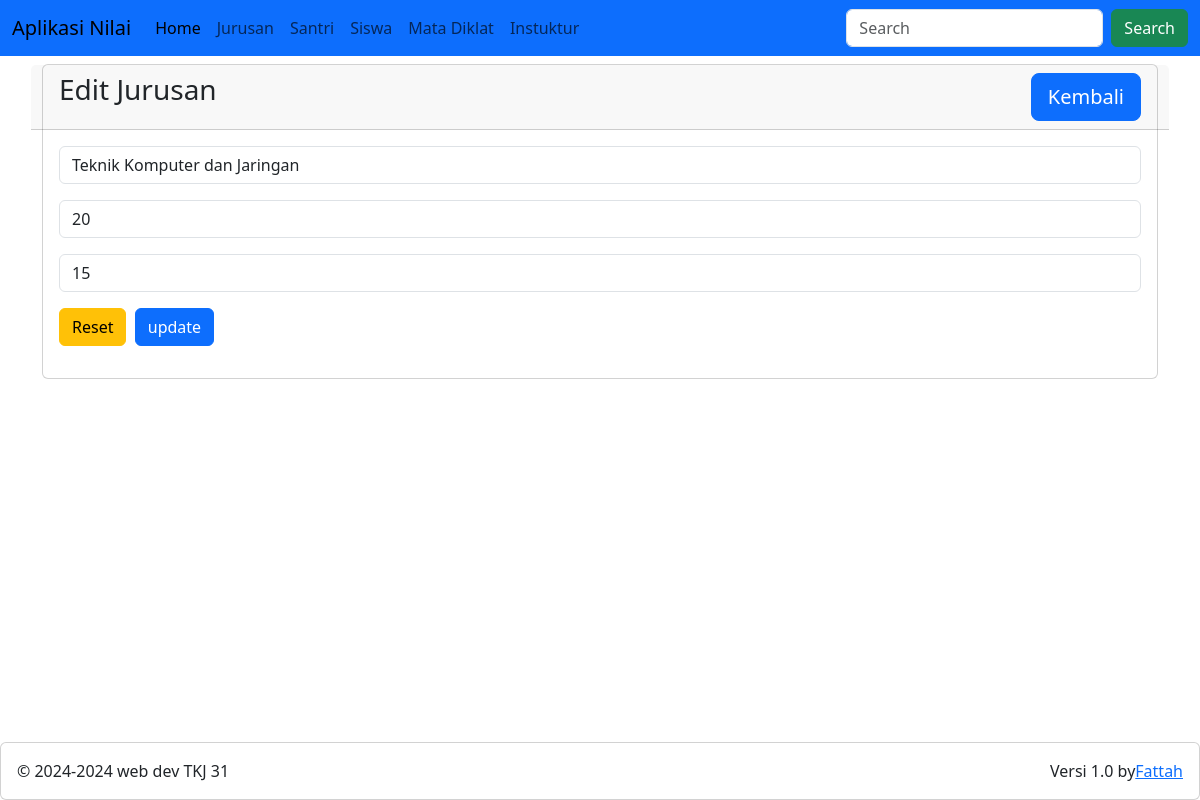
Page /?m=jurusan&s=edit&id=49 on the committed database.
### tables this page shows
CREATE TABLE `majors` (
  `id` int(11) NOT NULL,
  `name` varchar(75) DEFAULT NULL,
  `capacity` int(11) DEFAULT NULL,
  `fill` int(11) DEFAULT NULL
);

### jurusan/edit.php (the view, shortened to what this page needs)
<div class="row">
    <div class="col-12">
        <div class="card">
            <div class="card-header row">
                <div class="card-title h3 col-8"> Edit Jurusan</div>
                <div class="col-4">
                      <a href="?m=jurusan&s=add" class="btn btn-lg btn-primary float-end">Kembali</a>
                </div>
            </div>
            <?php
            include_once ('config.php');
            $id = $_GET ['id'];
            $sql = "SELECT * FROM majors WHERE id='$id'";
            $query = mysqli_query($con, $sql);
            $r = mysqli_fetch_array($query);
            ?>
            <div class="card-body">
                <form action="?m=jurusan&s=update" method="post">
                    <div class="mb-3">
                        <input type="text" name="name" value="<?=$r['name']?>" class="form-control" placeholder="Nama Jurusan" required autofocus>
                    </div>
                    <div class="mb-3">
                        <input type="number" name="capacity"  value="<?=$r['capacity']?>" class="form-control" placeholder="Kapasitas" required autofocus>
                    </div>
                    <div class="mb-3">
                        <input type="number" name="fill"  value="<?=$r['fill']?>" class="form-control" placeholder="Terisi" required autofocus>
                    </div>
                    <div class="mb-3">
                        <input type="reset" class="btn btn-warning">&nbsp;
                        <input type="submit" name="update" value="update" class="btn btn-primary">
                    </div>
                </form>
            </div>
        </div>
    </div>
</div>

### index.php (style rules this page uses)
body { background-image: url("images/prof4.jpg"); background-size: cover; background-repeat: no-repeat; }

### rows in the picture
majors: name "Teknik Komputer dan Jaringan", capacity "20", fill "15"
